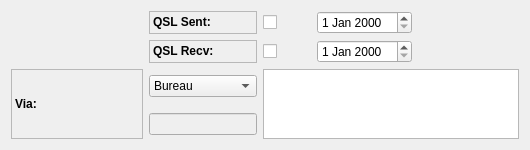
           <widget class="QWidget" name="qsl">
            <attribute name="title">
             <string>QSL</string>
            </attribute>
            <layout class="QGridLayout" name="gridLayout_2">
             <item row="0" column="0">
              <spacer name="horizontalSpacer_3">
               <property name="orientation">
                <enum>Qt::Horizontal</enum>
               </property>
               <property name="sizeHint" stdset="0">
                <size>
                 <width>40</width>
                 <height>20</height>
                </size>
               </property>
              </spacer>
             </item>
             <item row="1" column="0">
              <spacer name="horizontalSpacer_4">
               <property name="orientation">
                <enum>Qt::Horizontal</enum>
               </property>
               <property name="sizeHint" stdset="0">
                <size>
                 <width>132</width>
                 <height>20</height>
                </size>
               </property>
              </spacer>
             </item>
             <item row="2" column="0" rowspan="2">
              <widget class="QLabel" name="textLabel4_3">
               <property name="frameShape">
                <enum>QFrame::StyledPanel</enum>
               </property>
               <property name="frameShadow">
                <enum>QFrame::Raised</enum>
               </property>
               <property name="text">
                <string>&lt;b&gt;Via:&lt;/b&gt;</string>
               </property>
               <property name="wordWrap">
                <bool>false</bool>
               </property>
              </widget>
             </item>
             <item row="2" column="1">
              <widget class="QComboBox" name="QSLcomboBox">
               <property name="toolTip">
                <string>How to send the QSL</string>
               </property>
               <item>
                <property name="text">
                 <string>Bureau</string>
                </property>
               </item>
               <item>
                <property name="text">
                 <string>No QSL</string>
                </property>
               </item>
               <item>
                <property name="text">
                 <string>QRZ.com</string>
                </property>
               </item>
               <item>
                <property name="text">
                 <string>Manager</string>
                </property>
               </item>
               <item>
                <property name="text">
                 <string>Direct</string>
                </property>
               </item>
              </widget>
             </item>
             <item row="2" column="2" rowspan="2" colspan="4">
              <widget class="QPlainTextEdit" name="QSLInfotextEdit"/>
             </item>
             <item row="3" column="1">
              <widget class="QLineEdit" name="qslVialineEdit">
               <property name="enabled">
                <bool>false</bool>
               </property>
               <property name="toolTip">
                <string>Manager's QRZ</string>
               </property>
              </widget>
             </item>
             <item row="0" column="1">
              <widget class="QLabel" name="textLabel2_2">
               <property name="frameShape">
                <enum>QFrame::StyledPanel</enum>
               </property>
               <property name="frameShadow">
                <enum>QFrame::Raised</enum>
               </property>
               <property name="text">
                <string>&lt;b&gt;QSL Sent:&lt;/b&gt;</string>
               </property>
               <property name="wordWrap">
                <bool>false</bool>
               </property>
              </widget>
             </item>
             <item row="1" column="1">
              <widget class="QLabel" name="textLabel3_2">
               <property name="font">
                <font/>
               </property>
               <property name="frameShape">
                <enum>QFrame::StyledPanel</enum>
               </property>
               <property name="frameShadow">
                <enum>QFrame::Raised</enum>
               </property>
               <property name="text">
                <string>&lt;b&gt;QSL Recv:&lt;/b&gt;</string>
               </property>
               <property name="wordWrap">
                <bool>false</bool>
               </property>
              </widget>
             </item>
             <item row="1" column="2">
              <widget class="QCheckBox" name="QSLReccheckBox">
               <property name="toolTip">
                <string>QSL card received</string>
               </property>
               <property name="text">
                <string/>
               </property>
              </widget>
             </item>
             <item row="0" column="2">
              <widget class="QCheckBox" name="QSLSentcheckBox">
               <property name="toolTip">
                <string>Send the QSL</string>
               </property>
               <property name="text">
                <string/>
               </property>
              </widget>
             </item>
             <item row="1" column="3">
              <widget class="QDateEdit" name="QSLRecdateEdit"/>
             </item>
             <item row="0" column="3">
              <widget class="QDateEdit" name="QSLSentdateEdit"/>
             </item>
            </layout>
           </widget>
